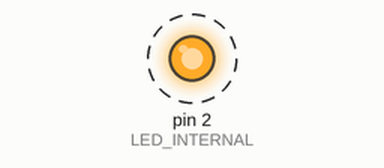
Bench run of a sketch on a simulated Arduino Uno, built with avr-gcc and run on an emulated ATmega328P. Parts: output pins drawn as LEDs (lit = HIGH). Dashed ring = blinking.

Above: at 0.5 s.
Timing chart, 0 to 4.6 s (numbered marks = the images above):
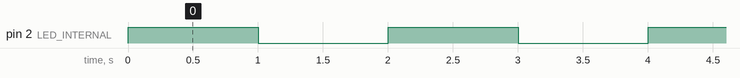

The sketch:

Blink_Internal.ino
```cpp
// the setup function runs once when you press reset or power the board
const int LED_INTERNAL = 2;

void setup() {
  // initialize digital pin LED_BUILTIN as an output.
  pinMode(LED_INTERNAL, OUTPUT);
}

// the loop function runs over and over again forever
void loop() {
  digitalWrite(LED_INTERNAL, HIGH);   // turn the LED on (HIGH is the voltage level)
  delay(1000);                       // wait for a second
  digitalWrite(LED_INTERNAL, LOW);    // turn the LED off by making the voltage LOW
  delay(1000);                       // wait for a second
}
```

Measured:
- by itself, pin 2 (LED_INTERNAL): alternates HIGH for 1.0 s and LOW for 1.0 s
